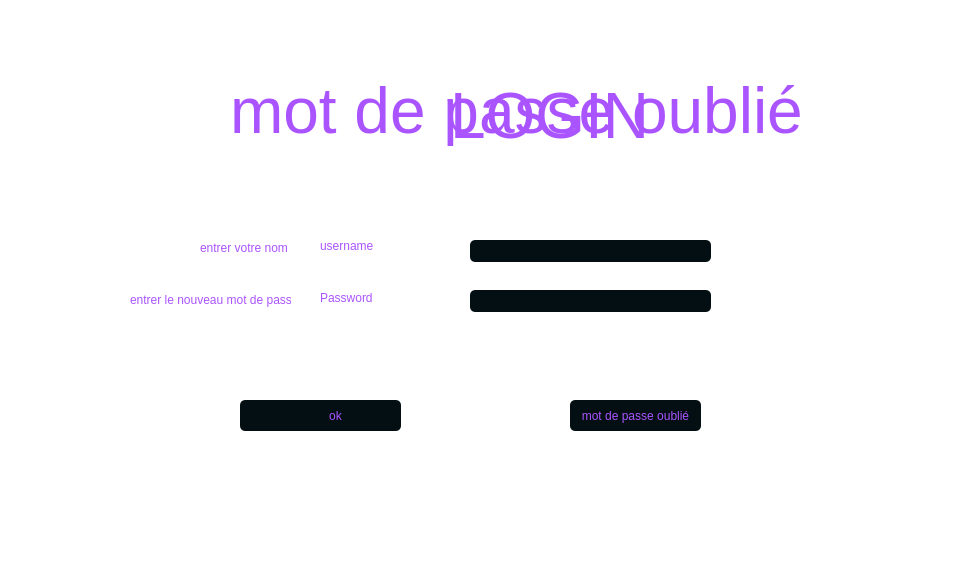
<?xml version="1.0" encoding="UTF-8"?>
<ui version="4.0">
 <class>login</class>
 <widget class="QDialog" name="login">
  <property name="geometry">
   <rect>
    <x>0</x>
    <y>0</y>
    <width>980</width>
    <height>579</height>
   </rect>
  </property>
  <property name="windowTitle">
   <string>Dialog</string>
  </property>
  <property name="styleSheet">
   <string notr="true">*{

background-color:transparent;
color: #aa54ff; 
}



#centralwidget{
background-color: #040f13;
}
#sidemenu{
background-color: #071e26; 
border-radius: 20px; 
}
#ajouter 
{
padding: 20px; 
background-color: #7f3fbf; 
border-radius: 5px;
color : #fff;
}
QPushButton,QLineEdit{

background-color: #040f13; 
border-radius: 5px; }
#header{
background-color: #071e26; 
border-radius: 10px;
}
#rightsidemenu
{
background-color: #071e26; 
border-radius: 20px; 
}

#mainbody{
background-color: #071e26; 
border-radius: 10px;
}</string>
  </property>
  <widget class="QLineEdit" name="username">
   <property name="geometry">
    <rect>
     <x>470</x>
     <y>240</y>
     <width>241</width>
     <height>22</height>
    </rect>
   </property>
  </widget>
  <widget class="QLineEdit" name="password">
   <property name="geometry">
    <rect>
     <x>470</x>
     <y>290</y>
     <width>241</width>
     <height>22</height>
    </rect>
   </property>
   <property name="echoMode">
    <enum>QLineEdit::Password</enum>
   </property>
  </widget>
  <widget class="QLabel" name="label">
   <property name="geometry">
    <rect>
     <x>320</x>
     <y>236</y>
     <width>56</width>
     <height>20</height>
    </rect>
   </property>
   <property name="text">
    <string>username</string>
   </property>
  </widget>
  <widget class="QLabel" name="label_2">
   <property name="geometry">
    <rect>
     <x>320</x>
     <y>290</y>
     <width>56</width>
     <height>16</height>
    </rect>
   </property>
   <property name="text">
    <string>Password</string>
   </property>
  </widget>
  <widget class="QPushButton" name="pushButton">
   <property name="geometry">
    <rect>
     <x>240</x>
     <y>400</y>
     <width>141</width>
     <height>31</height>
    </rect>
   </property>
   <property name="text">
    <string>login</string>
   </property>
  </widget>
  <widget class="QPushButton" name="pushButton_3">
   <property name="geometry">
    <rect>
     <x>570</x>
     <y>400</y>
     <width>131</width>
     <height>31</height>
    </rect>
   </property>
   <property name="text">
    <string>mot de passe oublié</string>
   </property>
  </widget>
  <widget class="QLabel" name="label_3">
   <property name="geometry">
    <rect>
     <x>200</x>
     <y>240</y>
     <width>91</width>
     <height>16</height>
    </rect>
   </property>
   <property name="text">
    <string>entrer votre nom</string>
   </property>
  </widget>
  <widget class="QLabel" name="label_4">
   <property name="geometry">
    <rect>
     <x>130</x>
     <y>290</y>
     <width>161</width>
     <height>20</height>
    </rect>
   </property>
   <property name="text">
    <string>entrer le nouveau mot de passe </string>
   </property>
  </widget>
  <widget class="QPushButton" name="pushButton_2">
   <property name="geometry">
    <rect>
     <x>270</x>
     <y>400</y>
     <width>131</width>
     <height>31</height>
    </rect>
   </property>
   <property name="text">
    <string>ok</string>
   </property>
  </widget>
  <widget class="QLabel" name="login_2">
   <property name="geometry">
    <rect>
     <x>450</x>
     <y>70</y>
     <width>331</width>
     <height>91</height>
    </rect>
   </property>
   <property name="font">
    <font>
     <pointsize>48</pointsize>
    </font>
   </property>
   <property name="text">
    <string>LOGIN</string>
   </property>
  </widget>
  <widget class="QLabel" name="forgottenpass">
   <property name="geometry">
    <rect>
     <x>230</x>
     <y>60</y>
     <width>751</width>
     <height>101</height>
    </rect>
   </property>
   <property name="font">
    <font>
     <pointsize>48</pointsize>
    </font>
   </property>
   <property name="text">
    <string>mot de passe oublié</string>
   </property>
  </widget>
 </widget>
 <resources/>
 <connections/>
</ui>
